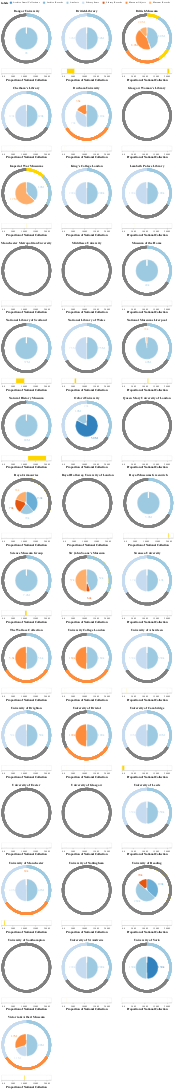

The notebook cell this image was saved under:
### Markdown cell above
# Overview (Institutions)

### Code cell
row_count = 0
row_graphs = []
grid_graphs = []


for i, institution in artefacts_data.sort_values(by=["institution"]).iterrows():
    institution_name = institution["institution"]
    title = alt.TitleParams(institution_name, anchor='middle')
    row_df = pd.DataFrame(
       {"institution": institution_name,
        "values": [
             institution["artefacts"],
            institution["objects"], institution["library_items"], institution["archive_items"],
            institution["object_records"], institution["library_records"], institution["archive_records"]],
       "calculated": [
            min(institution["object_records"] + institution["library_records"] + institution["archive_records"], institution["artefacts"]),
            institution["artefacts"],
            min(institution["object_records"], institution["objects"]), institution["objects"],
            min(institution["library_records"], institution["library_items"]), institution["library_items"],
         institution["archive_items"] ],
            "labels": ["Artefacts", 
                                  "Museum Objects", 
                                  "Library Items",
                                  "Archive Items/Collections", 
                                  "Museum Records", 
                                  "Library Records", "Archive Records"],
            "labels_calculated": [ "Artefacts Catalogued", "Artefacts", "Objects Catalogued", "Objects",
                                  "Library Items Catalogued", "Library Items",
                                   "Archive Items"]
            })

    # Ring gives summary of cataloguing progress
    #ring = alt.Chart(row_df).mark_arc(innerRadius=90, outerRadius=100).encode(
    #  color="labels_calculated:N",
    #  theta="calculated",
    #)

    if institution["artefacts"] > 0:
     catalogued_records =  institution["object_records"] + institution["library_records"] + institution["archive_records"]
     if catalogued_records > 0:
         catalogued_proportion = min(catalogued_records / institution["artefacts"], 1) * 2.09
         ring1_complete = alt.Chart().mark_arc(
             tooltip=f'Catalogued Artefacts: {catalogued_records}',
             innerRadius=90, outerRadius=100,theta=0,color="gold", 
                                theta2=catalogued_proportion - 0.02)
         if catalogued_proportion < 2.09:
           ring1_remaining = alt.Chart().mark_arc(innerRadius=90, outerRadius=100,theta=catalogued_proportion,color="#9ecae1", 
                                                  theta2=2.07,
                                                  tooltip=f'Total Artefacts: {institution["artefacts"]}')
     else:
        ring1_complete = alt.Chart().mark_arc(innerRadius=90, outerRadius=100,theta=0,color="#9ecae1", theta2=0)
        ring1_remaining = alt.Chart().mark_arc(innerRadius=90, outerRadius=100,theta=0,theta2=2.07,color="#9ecae1",
                                               tooltip=f'Total Artefacts: {institution["artefacts"]}')
    else:
      ring1_complete = alt.Chart().mark_arc(innerRadius=90, outerRadius=100,theta=0,color="grey", theta2=0)
      ring1_remaining = alt.Chart().mark_arc(innerRadius=90, outerRadius=100,theta=0,theta2=2.07,color="grey",
                                             tooltip=f'Total Artefacts: {institution["artefacts"]}')


    if institution["objects"] > 0:
     catalogued_records =  institution["object_records"] 
     if catalogued_records > 0:
         catalogued_proportion = min(catalogued_records / institution["objects"], 1) * 2.09
         ring2_complete = alt.Chart().mark_arc(innerRadius=90, outerRadius=100,theta=2.09,color="gold",
                                               theta2=2.09 + catalogued_proportion - 0.02, 
                                                            tooltip=f'Catalogued Objects: {catalogued_records}')
         if catalogued_proportion < 2.09:
           ring2_remaining = alt.Chart().mark_arc(innerRadius=90, outerRadius=100,theta=2.09+ catalogued_proportion,color="#fd8d3c", 
                                                  theta2=4.16, tooltip=f'Total Objects: {institution["objects"]}')
     else:
        ring2_complete = alt.Chart().mark_arc(innerRadius=90, outerRadius=100,theta=2.09,color="#fd8d3c", theta2=2.09)
        ring2_remaining = alt.Chart().mark_arc(innerRadius=90, outerRadius=100,theta=2.09,theta2=4.16,color="#fd8d3c",
                                               tooltip=f'Total Objects: {institution["objects"]}')
    else:
      ring2_complete = alt.Chart().mark_arc(innerRadius=90, outerRadius=100,theta=2.09,color="grey", theta2=2.09)
      ring2_remaining = alt.Chart().mark_arc(innerRadius=90, outerRadius=100,theta=2.09,theta2=4.16,color="grey", 
                                             tooltip=f'Total Objects: {institution["objects"]}')  
        
#    ring2 = alt.Chart().mark_arc(innerRadius=90, outerRadius=100,theta=2.09,theta2=4.16,color="gray")

    if institution["library_items"] > 0:
     catalogued_records = institution["library_records"] 
     if catalogued_records > 0:
         catalogued_proportion = min(catalogued_records / institution["library_items"], 1) * 2.09
         ring3_complete = alt.Chart().mark_arc(innerRadius=90, outerRadius=100,
                                               theta=4.18,color="gold", 
                                               tooltip=f'Catalogued Library Items: {catalogued_records}',
                                               theta2=4.18 + catalogued_proportion - 0.02)
         if catalogued_proportion < 2.09:
           ring3_remaining = alt.Chart().mark_arc(innerRadius=90, outerRadius=100,theta=4.18+catalogued_proportion,color="#c6dbef", 
                                                  theta2=6.27, tooltip=f'Total Library Items: {institution["library_items"]}')
     else:
        ring3_complete = alt.Chart().mark_arc(innerRadius=90, outerRadius=100,theta=4.18,color="#c6dbef", theta2=4.18)
        ring3_remaining = alt.Chart().mark_arc(innerRadius=90, outerRadius=100,theta=4.18,theta2=6.27,
                                               color="#c6dbef", tooltip=f'Total Library Items: {institution["library_items"]}')
    else:
      ring3_complete = alt.Chart().mark_arc(innerRadius=90, outerRadius=100,theta=4.18,color="grey", theta2=4.18)
      ring3_remaining = alt.Chart().mark_arc(innerRadius=90, outerRadius=100,theta=4.18,theta2=6.27,color="grey",
                                             tooltip=f'Total Library Items: {institution["library_items"]}') 
        
#    ring3 = alt.Chart().mark_arc(innerRadius=90, outerRadius=100,theta=4.18,theta2=6.27,color="orange")

    # Petal graph ? gives summary of size of instution collections
    base1 = alt.Chart(row_df, width=160, title=title).encode(
      alt.Theta("values:Q").stack(True),
      alt.Radius("values").scale(type="sqrt", zero=True, rangeMin=20),
      tooltip='labels:N',
      color=alt.Color("labels:N", sort="ascending").legend(orient="top", titleOrient="left").scale(scheme="category20c"),
    ).properties(
      width=200,
      height=200
    )

#    text_complete = alt.Chart().mark_text().encode(
#        text=f"{institution['artefacts']}:Q")
#        text=alt.Text(institution["artefacts"]), color="gold").properties(width=100)
    
    petal_marks = base1.mark_arc(innerRadius=45, outerRadius=60, cornerRadius=5, 
                                 stroke="#fff")
    
#    petal_text = base1.mark_text(radiusOffset=58).encode(text="values:Q")
#    alt.FieldGTPredicate("values", 0), alt.Text('values:Q'), alt.value(''))

    petal_text = base1.mark_text(radiusOffset=58).encode(
        text=alt.condition(alt.FieldGTPredicate("values", 0), alt.Text('values:Q'), alt.value('')))

    # Bar at bottom indicates proportion of national collection this institution has
    bar = alt.Chart(artefacts_data, height=20, width=200).mark_bar().encode(
      alt.X("artefacts").title("Proportion of National Collection"),
      tooltip='artefacts',
      color=alt.condition(
        alt.FieldOneOfPredicate('institution', [institution_name]),
        alt.value('gold'),     
        alt.value('white')     
      )
    )
    
    institution_graph = alt.vconcat((petal_marks + petal_text + ring1_complete + 
                                     ring1_remaining + ring2_complete + ring2_remaining +
                                     ring3_remaining + ring3_complete), bar).resolve_scale(theta='independent')
    if row_count < 3:
        row_graphs.append(institution_graph)
        row_count += 1
    else:   
        grid_graphs.append(
            alt.hconcat(*row_graphs, spacing=40).resolve_scale(theta='shared'))
        row_count = 0
        row_graphs = []

if len(row_graphs) > 0:
    grid_graphs.append(
            alt.hconcat(*row_graphs, spacing=40).resolve_scale(theta='shared'))

alt.vconcat(*grid_graphs).configure(numberFormat='.2s')
#alt.hconcat(*row_graphs, spacing=40).configure(numberFormat='.2s').resolve_scale(theta='shared')
